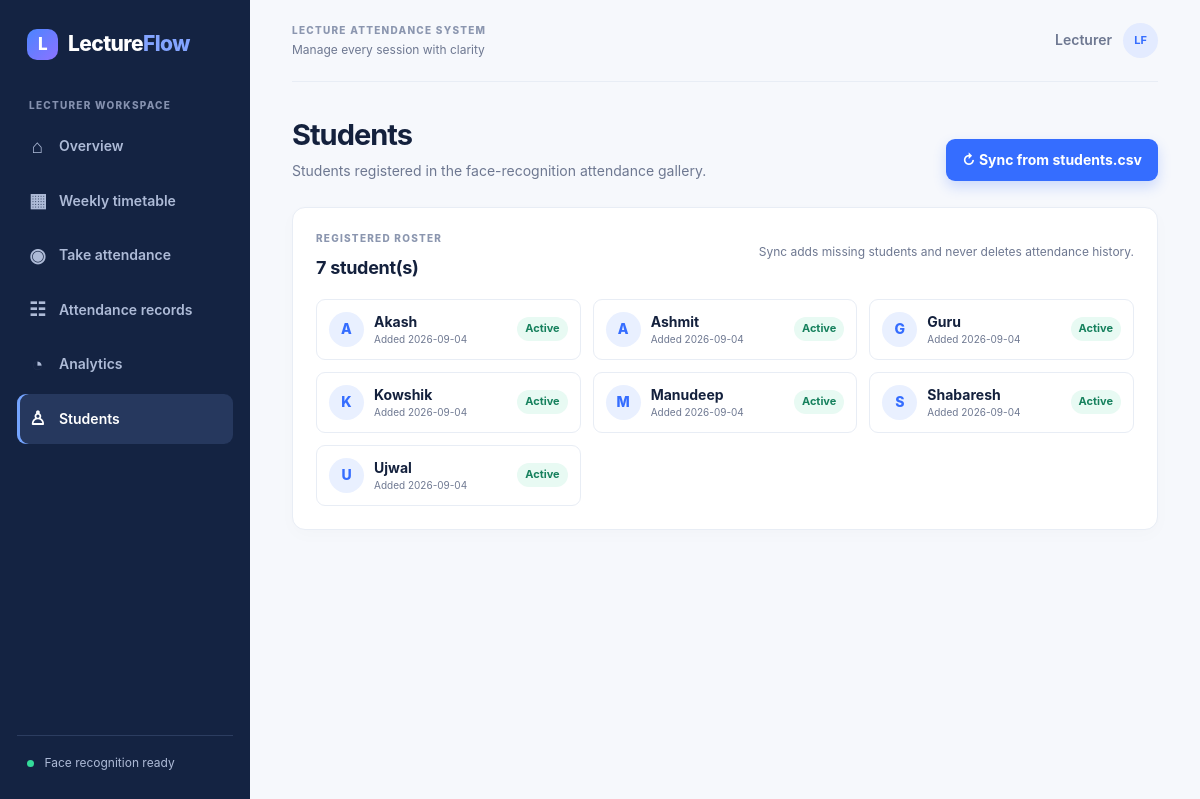
/students, run on the app's committed database.
### tables this page shows
CREATE TABLE students (
    student_name TEXT PRIMARY KEY,
    active INTEGER NOT NULL DEFAULT 1,
    created_at TEXT NOT NULL
);

### app.py (the view, shortened to what this page needs)
@app.route("/students", methods=["GET", "POST"])
def students():
    return render_template("students.html", page="students", students=database.student_list(DB_PATH), csv_exists=(ROOT / "students.csv").exists())

### app.py (called while the page is built)
@app.context_processor
def inject_navigation():
    return {"days": DAYS}

### database.py (called while the page is built)
@contextmanager
def connect(db_path: str | Path = DEFAULT_DB):
    path = Path(db_path)
    path.parent.mkdir(parents=True, exist_ok=True)
    connection = sqlite3.connect(path)
    try:
        connection.execute("PRAGMA foreign_keys = ON")
        connection.executescript(SCHEMA)
        yield connection
        connection.commit()
    finally:
        connection.close()

def student_list(db_path: str | Path = DEFAULT_DB):
    with connect(db_path) as connection:
        return connection.execute(
            "SELECT student_name, active, created_at FROM students ORDER BY student_name"
        ).fetchall()

### templates/students.html
{% extends 'base.html' %}{% block title %}Students · LectureFlow{% endblock %}{% block content %}
<section class="page-heading"><div><h1>Students</h1><p>Students registered in the face-recognition attendance gallery.</p></div>{% if csv_exists %}<form method="post"><button class="button primary" type="submit">↻ Sync from students.csv</button></form>{% endif %}</section><section class="panel student-panel"><div class="panel-heading"><div><p class="eyebrow">REGISTERED ROSTER</p><h2>{{ students|length }} student(s)</h2></div><p class="muted">Sync adds missing students and never deletes attendance history.</p></div>{% if students %}<div class="student-grid">{% for student in students %}<article class="student-card"><span class="avatar">{{ student[0][0]|upper }}</span><div><strong>{{ student[0] }}</strong><small>Added {{ student[2][:10] }}</small></div><span class="status {{ 'present' if student[1] else 'absent' }}">{{ 'Active' if student[1] else 'Inactive' }}</span></article>{% endfor %}</div>{% else %}<div class="empty-state compact"><span>♙</span><h3>No students synced</h3><p>Sync students.csv to create the roster.</p></div>{% endif %}</section>
{% endblock %}

### static/css/app.css (style rules this page uses)
:root { --ink:#14213d;--muted:#6e7891;--line:#e8edf5;--paper:#fff;--ground:#f6f8fc;--blue:#356dff;--violet:#7357e8;--green:#11a879;--amber:#f39a32;--red:#de4b63;--navy:#142342 }
* { box-sizing:border-box }
body { margin:0;background:var(--ground);color:var(--ink);font:14px/1.45 Inter,Segoe UI,Arial,sans-serif }
.side-label,.eyebrow { font-size:10px;letter-spacing:1.25px;font-weight:800;color:#8b96af;margin:0 0 9px }
.page-heading { display:flex;align-items:flex-end;justify-content:space-between;gap:15px;margin-bottom:26px }
.page-heading h1 { font-size:29px;letter-spacing:-1px;margin:0 0 5px }
.page-heading p { color:var(--muted);margin:0 }
.button { border:0;border-radius:9px;padding:11px 16px;font:inherit;font-weight:750;text-decoration:none;cursor:pointer;display:inline-flex;align-items:center;justify-content:center;gap:9px }
.button.primary { background:var(--blue);color:#fff;box-shadow:0 6px 13px #356dff38 }
.panel { background:var(--paper);border:1px solid var(--line);border-radius:13px;padding:23px;box-shadow:0 5px 18px #14213d05 }
.panel-heading { display:flex;align-items:flex-start;justify-content:space-between;gap:12px;margin-bottom:18px }
.panel-heading h2,.panel h2 { font-size:18px;margin:0;letter-spacing:-.3px }
.type-pill,.status,.rate { font-size:11px;font-weight:750;padding:4px 8px;border-radius:20px;background:#f1f4f9;color:#66708a;margin-left:auto }
.status.present { color:#16815d;background:#e8faf3 }
.muted { color:var(--muted);font-size:12px }
.student-grid { display:grid;grid-template-columns:repeat(3,1fr);gap:12px }
.student-card { display:flex;align-items:center;gap:10px;border:1px solid var(--line);border-radius:9px;padding:12px }
.avatar { width:35px;height:35px;display:grid;place-items:center;border-radius:50%;background:#e9f0ff;color:var(--blue);font-weight:800 }
.student-card strong,.student-card small { display:block }
.student-card small { font-size:10px;color:var(--muted) }
.student-card .status { margin-left:auto }

### data on the page
students: student "A", student_name "Akash", created_at "2026-09-04", active "Active"
students: student "A", student_name "Ashmit", created_at "2026-09-04", active "Active"
students: student "G", student_name "Guru", created_at "2026-09-04", active "Active"
students: student "K", student_name "Kowshik", created_at "2026-09-04", active "Active"
students: student "M", student_name "Manudeep", created_at "2026-09-04", active "Active"
students: student "S", student_name "Shabaresh", created_at "2026-09-04", active "Active"
students: student "U", student_name "Ujwal", created_at "2026-09-04", active "Active"

### other printed values
{{ today_label|default('Manage every session with clarity') }} "Manage every session with clarity"
{{ students|length }} "7"
